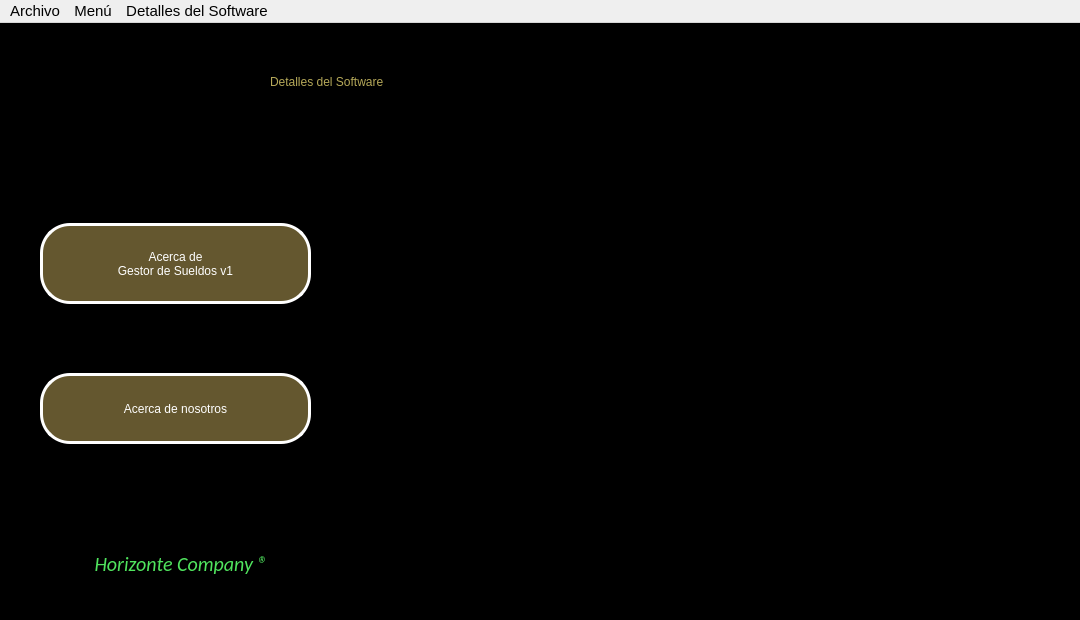
<?xml version="1.0" encoding="UTF-8"?>
<ui version="4.0">
 <class>MainWindow</class>
 <widget class="QMainWindow" name="MainWindow">
  <property name="geometry">
   <rect>
    <x>0</x>
    <y>0</y>
    <width>1080</width>
    <height>620</height>
   </rect>
  </property>
  <property name="minimumSize">
   <size>
    <width>1080</width>
    <height>620</height>
   </size>
  </property>
  <property name="maximumSize">
   <size>
    <width>1080</width>
    <height>620</height>
   </size>
  </property>
  <property name="font">
   <font>
    <pointsize>9</pointsize>
   </font>
  </property>
  <property name="windowTitle">
   <string>Gestión de Sueldos</string>
  </property>
  <property name="styleSheet">
   <string notr="true">QWidget#centralwidget{
background-color: rgb(0, 0, 0);
}
</string>
  </property>
  <widget class="QWidget" name="centralwidget">
   <widget class="QLabel" name="label">
    <property name="geometry">
     <rect>
      <x>270</x>
      <y>20</y>
      <width>651</width>
      <height>78</height>
     </rect>
    </property>
    <property name="styleSheet">
     <string notr="true">font: 700 40pt &quot;Calibri&quot;;
color: rgb(182, 169, 89);
</string>
    </property>
    <property name="text">
     <string>Detalles del Software</string>
    </property>
   </widget>
   <widget class="QLabel" name="label_3">
    <property name="geometry">
     <rect>
      <x>90</x>
      <y>530</y>
      <width>181</width>
      <height>21</height>
     </rect>
    </property>
    <property name="font">
     <font>
      <family>Calibri</family>
      <pointsize>15</pointsize>
      <italic>true</italic>
      <bold>false</bold>
     </font>
    </property>
    <property name="styleSheet">
     <string notr="true">font: 300 italic 15pt &quot;Calibri&quot;;
color: rgb(80, 228, 94);

</string>
    </property>
    <property name="text">
     <string> Horizonte Company ®</string>
    </property>
   </widget>
   <widget class="QPushButton" name="pushButtonAcercaDeGestorDeSueldosV1">
    <property name="geometry">
     <rect>
      <x>40</x>
      <y>200</y>
      <width>271</width>
      <height>81</height>
     </rect>
    </property>
    <property name="sizePolicy">
     <sizepolicy hsizetype="Fixed" vsizetype="Fixed">
      <horstretch>0</horstretch>
      <verstretch>0</verstretch>
     </sizepolicy>
    </property>
    <property name="cursor">
     <cursorShape>PointingHandCursor</cursorShape>
    </property>
    <property name="autoFillBackground">
     <bool>false</bool>
    </property>
    <property name="styleSheet">
     <string notr="true">font: 700 20pt &quot;Calibri&quot;;
color: white;
border: 3px solid white;
border-radius: 30px;
background-color: rgb(100, 87, 47);</string>
    </property>
    <property name="text">
     <string>Acerca de 
Gestor de Sueldos v1</string>
    </property>
    <property name="checkable">
     <bool>false</bool>
    </property>
    <property name="autoRepeat">
     <bool>false</bool>
    </property>
    <property name="autoDefault">
     <bool>false</bool>
    </property>
    <property name="flat">
     <bool>false</bool>
    </property>
   </widget>
   <widget class="QPushButton" name="pushButtonAcercaDeNosotros">
    <property name="geometry">
     <rect>
      <x>40</x>
      <y>350</y>
      <width>271</width>
      <height>71</height>
     </rect>
    </property>
    <property name="cursor">
     <cursorShape>PointingHandCursor</cursorShape>
    </property>
    <property name="autoFillBackground">
     <bool>false</bool>
    </property>
    <property name="styleSheet">
     <string notr="true">font: 700 20pt &quot;Calibri&quot;;
color: white;
border: 3px solid white;
border-radius: 30px;
background-color: rgb(100, 87, 47);</string>
    </property>
    <property name="text">
     <string>Acerca de nosotros</string>
    </property>
    <property name="checkable">
     <bool>false</bool>
    </property>
    <property name="autoExclusive">
     <bool>false</bool>
    </property>
   </widget>
   <widget class="QLabel" name="label_2">
    <property name="geometry">
     <rect>
      <x>330</x>
      <y>110</y>
      <width>741</width>
      <height>461</height>
     </rect>
    </property>
    <property name="text">
     <string/>
    </property>
    <property name="pixmap">
     <pixmap>code_background-modified.jpeg</pixmap>
    </property>
    <property name="scaledContents">
     <bool>true</bool>
    </property>
   </widget>
   <widget class="QPushButton" name="pushButtonRegresar">
    <property name="geometry">
     <rect>
      <x>1000</x>
      <y>520</y>
      <width>75</width>
      <height>50</height>
     </rect>
    </property>
    <property name="minimumSize">
     <size>
      <width>50</width>
      <height>50</height>
     </size>
    </property>
    <property name="cursor">
     <cursorShape>PointingHandCursor</cursorShape>
    </property>
    <property name="text">
     <string/>
    </property>
    <property name="icon">
     <iconset>
      <normaloff>flecha_regresar.png</normaloff>flecha_regresar.png</iconset>
    </property>
    <property name="iconSize">
     <size>
      <width>50</width>
      <height>50</height>
     </size>
    </property>
    <property name="flat">
     <bool>true</bool>
    </property>
   </widget>
   <zorder>label_2</zorder>
   <zorder>label</zorder>
   <zorder>label_3</zorder>
   <zorder>pushButtonAcercaDeGestorDeSueldosV1</zorder>
   <zorder>pushButtonAcercaDeNosotros</zorder>
   <zorder>pushButtonRegresar</zorder>
  </widget>
  <widget class="QMenuBar" name="menubarMenuDetallesSW">
   <property name="enabled">
    <bool>true</bool>
   </property>
   <property name="geometry">
    <rect>
     <x>0</x>
     <y>0</y>
     <width>1080</width>
     <height>26</height>
    </rect>
   </property>
   <property name="font">
    <font>
     <pointsize>11</pointsize>
     <italic>false</italic>
     <bold>false</bold>
    </font>
   </property>
   <property name="nativeMenuBar">
    <bool>true</bool>
   </property>
   <widget class="QMenu" name="menubarMenu">
    <property name="font">
     <font>
      <pointsize>11</pointsize>
     </font>
    </property>
    <property name="title">
     <string>Menú</string>
    </property>
    <addaction name="actionInicio"/>
    <addaction name="actionTrabajador"/>
    <addaction name="actionBonificaciones"/>
   </widget>
   <widget class="QMenu" name="menubarAyuda">
    <property name="font">
     <font>
      <pointsize>11</pointsize>
     </font>
    </property>
    <property name="title">
     <string>Detalles del Software</string>
    </property>
    <addaction name="actionAcercaDeGestorDeSueldosV1"/>
    <addaction name="actionAcercaDeNosotros"/>
   </widget>
   <widget class="QMenu" name="menubarArchivo">
    <property name="font">
     <font>
      <pointsize>11</pointsize>
     </font>
    </property>
    <property name="title">
     <string>Archivo</string>
    </property>
    <addaction name="separator"/>
    <addaction name="actionSalir"/>
   </widget>
   <addaction name="menubarArchivo"/>
   <addaction name="menubarMenu"/>
   <addaction name="menubarAyuda"/>
  </widget>
  <action name="actionSobre_nosotros">
   <property name="text">
    <string>Sobre nosotros</string>
   </property>
  </action>
  <action name="actionSalir2">
   <property name="text">
    <string>Salir2</string>
   </property>
  </action>
  <action name="actionSalir">
   <property name="text">
    <string>Salir</string>
   </property>
  </action>
  <action name="actionAcercaDeGestorDeSueldosV1">
   <property name="text">
    <string>Acerca de Gestor de Sueldos v1</string>
   </property>
  </action>
  <action name="actionAcercaDeNosotros">
   <property name="text">
    <string>Acerca de nosotros</string>
   </property>
  </action>
  <action name="actionaa">
   <property name="text">
    <string>aa</string>
   </property>
  </action>
  <action name="actionVer_la_Ayuda">
   <property name="text">
    <string>Ver la Ayuda</string>
   </property>
  </action>
  <action name="actionInicio">
   <property name="text">
    <string>Inicio</string>
   </property>
  </action>
  <action name="actionTrabajador">
   <property name="text">
    <string>Trabajador</string>
   </property>
  </action>
  <action name="actionBonificaciones">
   <property name="text">
    <string>Bonificaciones</string>
   </property>
  </action>
 </widget>
 <resources/>
 <connections/>
</ui>
